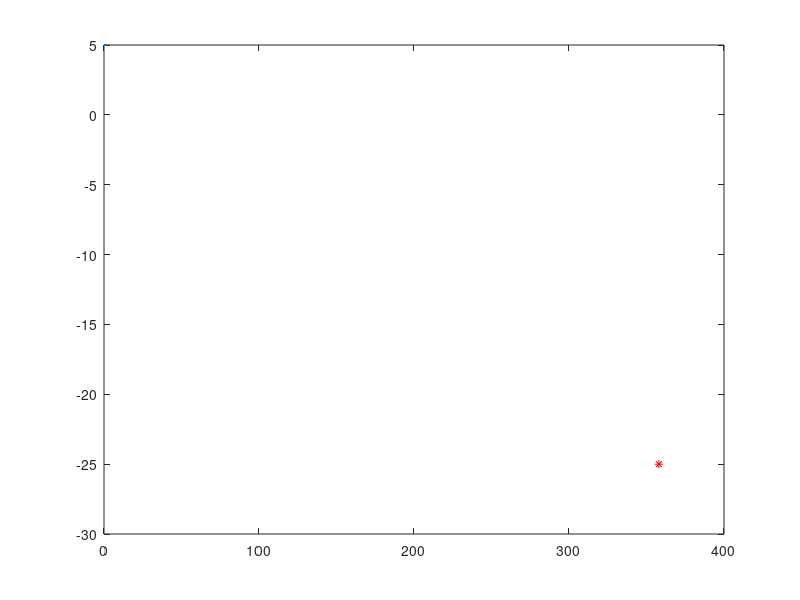

Reproduce this figure in MATLAB. (Note: this script raises an error after producing the figure.)
clc
%Pedir al usuario el valor de carga en C
Q = input("\nIngresa el valor de la carga en Coulombs: ");
% %Pedir al usuario el peso de la carga en kg
m = input("\nIngresa el peso de la carga: ");
% %Pedir al usuario la longitud del hilo de las cargas
l = input("\nIngresa la longitud del hilo: ");

%Cálculo del ángulo 
alpha = ((Q.^2)/(16*pi*((10.^-9)/(36*pi))*m*9.81*(l.^2))).^(1/3);

%Mostrar el ángulo
fprintf('El ángulo es igual a %6.6f°\n', alpha)

%Calculo de "Y" del ángulo
y1 = (16*pi*(8.854*10^-12)*m*9.81*(l.^2)*((sin(alpha)).^2)*(tan(alpha)))-(Q.^2);
%Graficación del punto del ángulo exacto
plot(alpha,y1,'r*',LineWidth=5)


hold on
%Creación de la tabla a graficar
a = 0:0.01:(pi/2);
y2 = (16.*pi.*(8.854*10^-12).*m.*9.81.*(l.^2).*((sin(a)).^2).*(tan(a)))-(Q.^2);

%Graficación 
plot(a,y2,LineStyle="-.",Color="m")

grid on

fun = @(a) (16.*pi.*(8.854*10^-12).*m.*9.81.*(l.^2).*((sin(a)).^2).*(tan(a)))-(Q.^2);
x0 = alpha;
x = fzero(fun,x0);

fprintf('El ángulo es igual a %6.6f°\n',x)